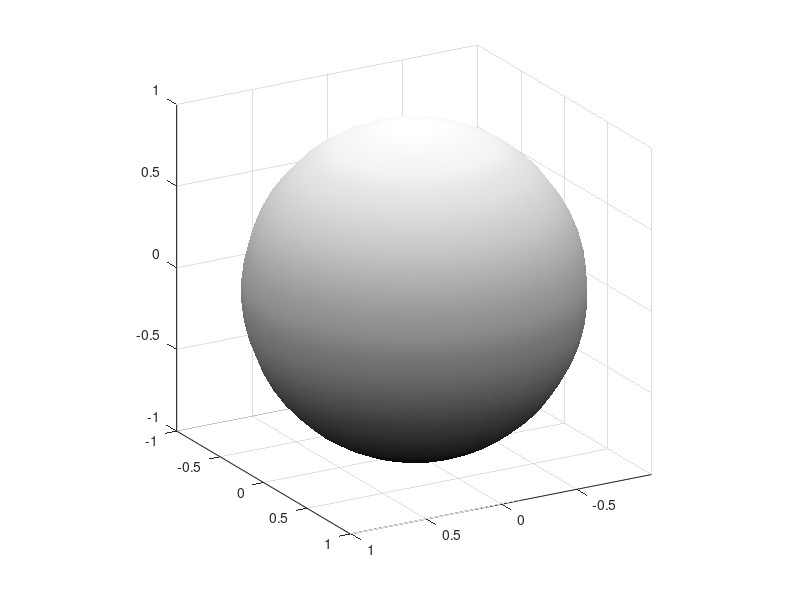

This chart was generated by the following MATLAB code: (Note: this script raises an error after producing the figure.)
clear all; close all; clc;

om=1;
T=2*pi/om;

N0=1E5;
N10=N0/4; N20=N0/2;
tau1=T/4; tau2=T/2;
beta10=tau1; beta20=tau2;
phi1=0; phi2=pi/2;

E00=1;
E0_vec=[0.8:0.001:0.9].*E00.'; 
delta=0;

figure;
sphere(25); view(150,20);
set(gcf,'color','w');
axis equal;
shading interp; colormap gray; alpha 0.25; 
line([-1 1],[0 0],[0 0],'LineWidth',1,'Color',[0 0 0]);
line([0 0],[-1 1],[0 0],'LineWidth',1,'Color',[0 0 0]);
line([0 0],[0 0],[-1 1],'LineWidth',1,'Color',[0 0 0]);
xlabel('$x$','interpreter','latex','fontsize',20,'position',[1.1 0 0]);
ylabel('$y$','interpreter','latex','fontsize',20,'position',[0 1.1 0]);
zlabel('$z$','interpreter','latex','fontsize',20,'position',[0 0 1.1]); h=gca; h.ZAxis.Label.Rotation=0;
hold on;

theta_aux1=linspace(0,2*pi,100);
x1=cos(theta_aux1);
z1=sin(theta_aux1);
y1=zeros(size(theta_aux1));

theta_aux2=pi/2;
x2=cos(theta_aux1)*sin(theta_aux2);
y2=sin(theta_aux1)*sin(theta_aux2);
z2=cos(theta_aux2)*ones(size(theta_aux1));

theta_aux3=pi/2;
x3=cos(theta_aux3)*ones(size(theta_aux1));
y3=cos(theta_aux1)*sin(theta_aux3);
z3=sin(theta_aux1)*sin(theta_aux3);

plot3(x1,y1,z1,'--k','Color',[0.5 0.5 0.5]); hold on;
plot3(x2,y2,z2,'--k','Color',[0.5 0.5 0.5]); hold on;
plot3(x3,y3,z3,'--k','Color',[0.5 0.5 0.5]); hold on;

N_vec=zeros(length(E0_vec),1); 
Nmax_factor=sqrt((delta.^2+(max(E0_vec)).^2)./(E00.^2));
N_max=round(N0.*Nmax_factor);
Nmin_factor=sqrt((delta.^2+(min(E0_vec)).^2)./(E00.^2));
N_min=round(N0.*Nmin_factor);

ti=0;
dt=1/N_max;
tf=1-dt;
t=[0:dt:tf];

N1_min=N_min/4;
N2_min=N_min/2;
N1_max=N_max/4;
N2_max=N_max/2;

X=NaN.*zeros(length(E0_vec),N_max);
Y=NaN.*zeros(length(E0_vec),N_max);
Z=NaN.*zeros(length(E0_vec),N_max);
Energy=NaN.*zeros(length(E0_vec),N_max);

theta_vec=zeros(length(E0_vec),1);
beta1_vec=zeros(length(E0_vec),1);
beta2_vec=zeros(length(E0_vec),1);

N1_vec=zeros(length(E0_vec),1);
N2_vec=zeros(length(E0_vec),1);


for d=1:length(E0_vec)
    d
E0=E0_vec(d);

N1=round(N10.*sqrt((E0.^2+delta.^2)./(E00.^2)));
N2=round(N20.*sqrt((E0.^2+delta.^2)./(E00.^2)));

N=N1+N2+N1;
N_vec(d)=N;
N1_vec(d)=N1;
N2_vec(d)=N2;

td=linspace(0,2*pi,N);
V=-(E0/2).*(exp(-1i.*phi1).*(td>=ti).*(td<=tau1)+exp(-1i.*phi2).*(td>tau1).*(td<=(tau1+tau2))+exp(-1i.*phi1).*(td>(tau1+tau2)).*(td<=(tau1+tau2+tau1)));
Omega_x=V+conj(V);
Omega_y=1i.*(V-conj(V));
Omega_z=delta;

beta1=beta10.*sqrt((E0.^2+delta.^2)./(E00.^2));
beta2=beta20.*sqrt((E0.^2+delta.^2)./(E00.^2));
beta1_vec(d)=beta1;
beta2_vec(d)=beta2;

theta=atan2(E0,delta);
theta_vec(d)=theta;

nx1=sin(theta).*cos(phi1);
ny1=sin(theta).*sin(phi1);
nz1=cos(theta);
K1=[0,-nz1,ny1;nz1,0,-nx1;-ny1,nx1,0];

nx2=sin(theta).*cos(phi2);
ny2=sin(theta).*sin(phi2);
nz2=cos(theta);
K2=[0,-nz2,ny2;nz2,0,-nx2;-ny2,nx2,0];

Rx_90=expm(-(beta1./N1).*K1);
Ry_180=expm(-(beta2./N2).*K2);

r=zeros(3,N);

a0=0; b0=sqrt(1-abs(a0).^2);
% r(:,1)=[2.*a0.*b0,0,abs(b0).^2-abs(a0).^2].';
r(:,1)=[conj(a0).*b0+conj(b0).*a0,1i.*(conj(a0).*b0-a0.*conj(b0)),abs(b0).^2-abs(a0).^2].';

for f=1:N1
r(:,f+1)=Rx_90*r(:,f);
end

for f=N1:(N1+N2)
r(:,f+1)=Ry_180*r(:,f);
end

for f=(N1+N2):(N1+N2+N1)-1
r(:,f+1)=Rx_90*r(:,f);
end

xt=r(1,:); yt=r(2,:); zt=r(3,:);
Energy(d,1:N)=Omega_x.*xt+Omega_y.*yt+Omega_z.*zt;

X(d,1:N)=xt;
Y(d,1:N)=yt;
Z(d,1:N)=zt;

clear r;

end

Eta=Z;
Phi=atan2(Y,X);
%%
x_initial=X(sub2ind(size(X),(1:length(E0_vec)).',N1_vec));
y_initial=Y(sub2ind(size(Y),(1:length(E0_vec)).',N1_vec));
z_initial=Z(sub2ind(size(Z),(1:length(E0_vec)).',N1_vec));

eta_initial=Eta(sub2ind(size(Eta),(1:length(E0_vec)).',N1_vec));
phi_initial=Phi(sub2ind(size(Phi),(1:length(E0_vec)).',N1_vec));

x_final=X(sub2ind(size(X),(1:length(E0_vec)).',N_vec));
y_final=Y(sub2ind(size(Y),(1:length(E0_vec)).',N_vec));
z_final=Z(sub2ind(size(Z),(1:length(E0_vec)).',N_vec));

eta_final=Eta(sub2ind(size(Eta),(1:length(E0_vec)).',N_vec));
phi_final=Phi(sub2ind(size(Phi),(1:length(E0_vec)).',N_vec));

% plot3(X,Y,Z,'.k','MarkerSize',0.5);
% hold on;
% plot3(x_initial,y_initial,z_initial,'.c','MarkerSize',10);
% hold on;
% plot3(x_final,y_final,z_final,'.m','MarkerSize',10);
% drawnow;
%%
M11=zeros(length(E0_vec),N_max-N1_max);
M12=zeros(length(E0_vec),N_max-N1_max);
M21=zeros(length(E0_vec),N_max-N1_max);
M22=zeros(length(E0_vec),N_max-N1_max);
lambda1=zeros(length(E0_vec),N_max-N1_max);
lambda2=zeros(length(E0_vec),N_max-N1_max);
DetM=zeros(length(E0_vec),N_max-N1_max);

for s=1:(N_max-N1_max)
s

x_initial=X(sub2ind(size(X),(1:length(E0_vec)).',N1_vec+s));
y_initial=Y(sub2ind(size(Y),(1:length(E0_vec)).',N1_vec+s));
z_initial=Z(sub2ind(size(Z),(1:length(E0_vec)).',N1_vec+s));

% width(s)=sum((1/length(E0_vec)).*((x_initial-x_initial(51)).^2+(y_initial-y_initial(51)).^2+(z_initial-z_initial(51)).^2));
% % width(s)=(max(x_initial)-min(x_initial)).^2+(max(y_initial)-min(y_initial)).^2+(max(z_initial)-min(z_initial)).^2
width(s)=sqrt((1./length(E0_vec)).*sum((x_initial-mean(x_initial)).^2+(y_initial-mean(y_initial)).^2+(z_initial-mean(z_initial)).^2));

% eta_initial=z_initial;
% phi_initial=atan2(y_initial,x_initial);

% plot(phi_initial,eta_initial,'.k','MarkerSize',20);
% drawnow;
% BW=getframe(gcf);
% BW=BW.cdata(:,:,1);
% Area(s)=bwarea(BW);

% M11(:,s)=gradient(eta_final)./gradient(eta_initial);
% M12(:,s)=gradient(eta_final)./gradient(phi_initial);
% M21(:,s)=gradient(phi_final)./gradient(eta_initial);
% M22(:,s)=gradient(phi_final)./gradient(phi_initial);
 
% for d=1:length(E0_vec)
% J=[M11(d,s),M12(d,s);M21(d,s),M22(d,s)];
% lambda=eig(J);
% lambda1(d,s)=lambda(1);
% lambda2(d,s)=lambda(2);
% end
% 
% DetM(:,s)=M11(:,s).*M22(:,s)-M12(:,s).*M21(:,s);

% set(gcf,'color','w');
% plot(E0_vec,M11(:,s),'r',E0_vec,M22(:,s),'b',E0_vec,M11(:,s).*M22(:,s),'k','LineWidth',2);
% xlabel('$\mathcal{E}_{0}$','interpreter','latex','fontsize',20);
% legend('$\frac{\partial\eta_{f}}{\partial\eta_{i}}$','$\frac{\partial\phi_{f}}{\partial\phi_{i}}$','$\frac{\partial\eta_{f}}{\partial\eta_{i}}\frac{\partial\phi_{f}}{\partial\phi_{i}}$','interpreter','latex','fontsize',14);
% drawnow;
end


%%
vidfile=VideoWriter('Bloch_RF_Levitt_field_ih_stability_matrix_190325.mp4','MPEG-4');
vidfile.FrameRate=10;
open(vidfile);
figure;
set(gcf,'color','w');

figure;
set(gcf,'color','w','units','normalized','outerposition',[0 0 1 1]);

for s=1:100:(N_max-N1_max)
sgtitle(['$t=$',num2str(round(0.25+s/N,2)),'$T$'],'interpreter','latex','fontsize',20);
subplot(2,2,1);
plot(E0_vec,M11(:,s),'r');
xlabel('$\mathcal{E}_{0}$','interpreter','latex','fontsize',14);
ylabel('$\partial\eta_{f}/\partial\eta_{i}$','interpreter','latex','fontsize',14);
drawnow;
subplot(2,2,2);
plot(E0_vec,M12(:,s),'g');
xlabel('$\mathcal{E}_{0}$','interpreter','latex','fontsize',14);
ylabel('$\partial\eta_{f}/\partial\phi_{i}$','interpreter','latex','fontsize',14);
drawnow;
subplot(2,2,3);
plot(E0_vec,M21(:,s),'b');
xlabel('$\mathcal{E}_{0}$','interpreter','latex','fontsize',14);
ylabel('$\partial\phi_{f}/\partial\eta_{i}$','interpreter','latex','fontsize',14);
drawnow;
subplot(2,2,4);
plot(E0_vec,M22(:,s),'k');
xlabel('$\mathcal{E}_{0}$','interpreter','latex','fontsize',14);
ylabel('$\partial\phi_{f}/\partial\phi_{i}$','interpreter','latex','fontsize',14);
drawnow;
writeVideo(vidfile,getframe(gcf));

end
close(vidfile);



%%
figure; set(gcf,'color','w');
plot_ind=200;

for s=1:plot_ind:(N_max-N1_max)-plot_ind

eta_LM=Eta(sub2ind(size(Eta),(1:length(E0_vec)).',N1_vec+s-1));
phi_LM=Phi(sub2ind(size(Phi),(1:length(E0_vec)).',N1_vec+s-1));

eta_LM_next=Eta(sub2ind(size(Eta),(1:length(E0_vec)).',N1_vec+s-1+plot_ind));
phi_LM_next=Phi(sub2ind(size(Phi),(1:length(E0_vec)).',N1_vec+s-1+plot_ind));

plot(phi_LM,eta_LM,'color',[0.7 0.7 0.7]);
hold on;
plot(phi_LM_next,eta_LM_next,'k');
xlabel('$\phi$','interpreter','latex','fontsize',20);
ylabel('$\eta$','interpreter','latex','fontsize',20)
title(['$t=$',num2str(round(0.25+s/N,2)),'$T$'],'interpreter','latex','fontsize',20);
axis([1.5 3 -1.1 0.4]);
drawnow; hold on;

end


%%
load Bloch_RF_Levitt_field_ih_histogram_eta_A_190325.mat;
load Bloch_RF_Levitt_field_ih_histogram_eta_B_190325.mat;

time_unit=round((N_vec-N1_vec)/100);
etaAi=EtaA(sub2ind(size(Eta),(1:length(E0_vec)).',N1_vec));
etaBi=EtaB(sub2ind(size(Eta),(1:length(E0_vec)).',N1_vec));

% figure; set(gcf,'color','w');
% vidfile=VideoWriter('Bloch_RF_Levitt_field_ih_histogram_eta_eta_190325.mp4','MPEG-4');
% vidfile.FrameRate=10;
% open(vidfile);

for s=1:101
etaAf=EtaA(sub2ind(size(Eta),(1:length(E0_vec)).',N1_vec+(s-1).*time_unit));
etaBf=EtaB(sub2ind(size(Eta),(1:length(E0_vec)).',N1_vec+(s-1).*time_unit));
Q=(etaBf-etaAf)./(etaBi-etaAi);
range(s)=max(Q)-min(Q);
% histogram(abs(Q),20,'facecolor','b');
% xlabel('$|\langle\partial\eta_{f}/\partial\eta_{i}\rangle|$','interpreter','latex','fontsize',20);
% ylabel('$N$','interpreter','latex','fontsize',20);
% title(['$t=$',num2str(0.25+(s-1).*0.0075),'$T$'],'interpreter','latex','fontsize',20);
% drawnow;
% writeVideo(vidfile,getframe(gcf));
end
% close(vidfile);


figure; set(gcf,'color','w');
etaAi=EtaA(sub2ind(size(Eta),(1:length(E0_vec)).',N_vec/4));
etaBi=EtaB(sub2ind(size(Eta),(1:length(E0_vec)).',N_vec/4));
etaAf=EtaA(sub2ind(size(Eta),(1:length(E0_vec)).',N_vec/4));
etaBf=EtaB(sub2ind(size(Eta),(1:length(E0_vec)).',N_vec/4));
Q1a=(etaBf-etaAf)./(etaBi-etaAi);

subplot(2,4,1);
histogram(abs(Q1a),20,'facecolor','b');
xlabel('$|\langle\partial\eta_{f}/\partial\eta_{i}\rangle|$','interpreter','latex','fontsize',20);
ylabel('$N$','interpreter','latex','fontsize',20);
xlim([-200 6400]);
title('$t_{f}=T/4$','interpreter','latex','fontsize',20);
drawnow;

etaAi=EtaA(sub2ind(size(Eta),(1:length(E0_vec)).',N_vec/4));
etaBi=EtaB(sub2ind(size(Eta),(1:length(E0_vec)).',N_vec/4));
etaAf=EtaA(sub2ind(size(Eta),(1:length(E0_vec)).',round(3*N_vec/8)));
etaBf=EtaB(sub2ind(size(Eta),(1:length(E0_vec)).',round(3*N_vec/8)));
Q2a=(etaBf-etaAf)./(etaBi-etaAi);

subplot(2,4,2);
histogram(abs(Q2a),20,'facecolor','b');
xlabel('$|\langle\partial\eta_{f}/\partial\eta_{i}\rangle|$','interpreter','latex','fontsize',20);
ylabel('$N$','interpreter','latex','fontsize',20);
xlim([-200 6400]);
title('$t_{f}=3T/8$','interpreter','latex','fontsize',20);
drawnow;

etaAi=EtaA(sub2ind(size(Eta),(1:length(E0_vec)).',N_vec/4));
etaBi=EtaB(sub2ind(size(Eta),(1:length(E0_vec)).',N_vec/4));
etaAf=EtaA(sub2ind(size(Eta),(1:length(E0_vec)).',N_vec/2));
etaBf=EtaB(sub2ind(size(Eta),(1:length(E0_vec)).',N_vec/2));
Q3=(etaBf-etaAf)./(etaBi-etaAi);

subplot(2,4,3);
histogram(abs(Q3),20,'facecolor','b');
xlabel('$|\langle\partial\eta_{f}/\partial\eta_{i}\rangle|$','interpreter','latex','fontsize',20);
ylabel('$N$','interpreter','latex','fontsize',20);
xlim([-200 6400]);
title('$t_{f}=T/2$','interpreter','latex','fontsize',20);
drawnow;

etaAi=EtaA(sub2ind(size(Eta),(1:length(E0_vec)).',N_vec/4));
etaBi=EtaB(sub2ind(size(Eta),(1:length(E0_vec)).',N_vec/4));
etaAf=EtaA(sub2ind(size(Eta),(1:length(E0_vec)).',round(5*N_vec/8)));
etaBf=EtaB(sub2ind(size(Eta),(1:length(E0_vec)).',round(5*N_vec/8)));
Q4=(etaBf-etaAf)./(etaBi-etaAi);

subplot(2,4,4);
histogram(abs(Q4),20,'facecolor','b');
xlabel('$|\langle\partial\eta_{f}/\partial\eta_{i}\rangle|$','interpreter','latex','fontsize',20);
ylabel('$N$','interpreter','latex','fontsize',20);
xlim([-200 6400]);
title('$t_{f}=5T/8$','interpreter','latex','fontsize',20);
drawnow;

etaAi=EtaA(sub2ind(size(Eta),(1:length(E0_vec)).',N_vec/4));
etaBi=EtaB(sub2ind(size(Eta),(1:length(E0_vec)).',N_vec/4));
etaAf=EtaA(sub2ind(size(Eta),(1:length(E0_vec)).',3*N_vec/4));
etaBf=EtaB(sub2ind(size(Eta),(1:length(E0_vec)).',3*N_vec/4));
Q5=(etaBf-etaAf)./(etaBi-etaAi);

subplot(2,4,5);
histogram(abs(Q5),20,'facecolor','b');
xlabel('$|\langle\partial\eta_{f}/\partial\eta_{i}\rangle|$','interpreter','latex','fontsize',20);
ylabel('$N$','interpreter','latex','fontsize',20);
xlim([-200 6400]);
title('$t_{f}=3T/4$','interpreter','latex','fontsize',20);
drawnow;

etaAi=EtaA(sub2ind(size(Eta),(1:length(E0_vec)).',N_vec/4));
etaBi=EtaB(sub2ind(size(Eta),(1:length(E0_vec)).',N_vec/4));
etaAf=EtaA(sub2ind(size(Eta),(1:length(E0_vec)).',round(7*N_vec/8)));
etaBf=EtaB(sub2ind(size(Eta),(1:length(E0_vec)).',round(7*N_vec/8)));
Q6=(etaBf-etaAf)./(etaBi-etaAi);

subplot(2,4,6);
histogram(abs(Q6),20,'facecolor','b');
xlabel('$|\langle\partial\eta_{f}/\partial\eta_{i}\rangle|$','interpreter','latex','fontsize',20);
ylabel('$N$','interpreter','latex','fontsize',20);
xlim([-200 6400]);
title('$t_{f}=7T/8$','interpreter','latex','fontsize',20);
drawnow;

etaAi=EtaA(sub2ind(size(Eta),(1:length(E0_vec)).',N_vec/4));
etaBi=EtaB(sub2ind(size(Eta),(1:length(E0_vec)).',N_vec/4));
etaAf=EtaA(sub2ind(size(Eta),(1:length(E0_vec)).',N_vec));
etaBf=EtaB(sub2ind(size(Eta),(1:length(E0_vec)).',N_vec));
Q7=(etaBf-etaAf)./(etaBi-etaAi);

subplot(2,4,7);
histogram(abs(Q7),20,'facecolor','b');
xlabel('$|\langle\partial\eta_{f}/\partial\eta_{i}\rangle|$','interpreter','latex','fontsize',20);
ylabel('$N$','interpreter','latex','fontsize',20);
xlim([-200 6400]);
title('$t_{f}=T$','interpreter','latex','fontsize',20);
drawnow;

subplot(2,4,8)
plot(linspace(0.25,1,length(range)),range,'.-k');
xlabel('$t_{f}/T$','interpreter','latex','fontsize',20);
ylabel('$h_{\eta}(t_{f})$','interpreter','latex','fontsize',20);

%%
load Bloch_RF_Levitt_field_ih_histogram_phi_A_190325.mat;
load Bloch_RF_Levitt_field_ih_histogram_phi_B_190325.mat;

time_unit=round((N_vec-N1_vec)/100);
phiAi=PhiA(sub2ind(size(Phi),(1:length(E0_vec)).',N1_vec));
phiBi=PhiB(sub2ind(size(Phi),(1:length(E0_vec)).',N1_vec));

% figure; set(gcf,'color','w');
% vidfile=VideoWriter('Bloch_RF_Levitt_field_ih_histogram_phi_phi_190325.mp4','MPEG-4');
% vidfile.FrameRate=10;
% open(vidfile);

for s=1:101
phiAf=PhiA(sub2ind(size(Phi),(1:length(E0_vec)).',N1_vec+(s-1).*time_unit));
phiBf=PhiB(sub2ind(size(Phi),(1:length(E0_vec)).',N1_vec+(s-1).*time_unit));
Q=(phiBf-phiAf)./(phiBi-phiAi);
range(s)=max(Q)-min(Q);
% histogram(abs(Q),20,'facecolor','b');
% xlabel('$|\langle\partial\phi_{f}/\partial\phi_{i}\rangle|$','interpreter','latex','fontsize',20);
% ylabel('$N$','interpreter','latex','fontsize',20);
% title(['$t=$',num2str(0.25+(s-1).*0.0075),'$T$'],'interpreter','latex','fontsize',20);
% drawnow;
% writeVideo(vidfile,getframe(gcf));
end
% close(vidfile);

figure; set(gcf,'color','w');
phiAi=PhiA(sub2ind(size(Phi),(1:length(E0_vec)).',N_vec/4));
phiBi=PhiB(sub2ind(size(Phi),(1:length(E0_vec)).',N_vec/4));
phiAf=PhiA(sub2ind(size(Phi),(1:length(E0_vec)).',N_vec/4));
phiBf=PhiB(sub2ind(size(Phi),(1:length(E0_vec)).',N_vec/4));
Q1a=(phiBf-phiAf)./(phiBi-phiAi);

subplot(2,4,1);
histogram(abs(Q1a),20,'facecolor','b');
xlabel('$|\langle\partial\phi_{f}/\partial\phi_{i}\rangle|$','interpreter','latex','fontsize',20);
ylabel('$N$','interpreter','latex','fontsize',20);
xlim([-1E4 4E5]);
title('$t_{f}=T/4$','interpreter','latex','fontsize',20);
drawnow;

phiAi=PhiA(sub2ind(size(Phi),(1:length(E0_vec)).',N_vec/4));
phiBi=PhiB(sub2ind(size(Phi),(1:length(E0_vec)).',N_vec/4));
phiAf=PhiA(sub2ind(size(Phi),(1:length(E0_vec)).',round(3*N_vec/8)));
phiBf=PhiB(sub2ind(size(Phi),(1:length(E0_vec)).',round(3*N_vec/8)));
Q2a=(phiBf-phiAf)./(phiBi-phiAi);

subplot(2,4,2);
histogram(abs(Q2a),20,'facecolor','b');
xlabel('$|\langle\partial\phi_{f}/\partial\phi_{i}\rangle|$','interpreter','latex','fontsize',20);
ylabel('$N$','interpreter','latex','fontsize',20);
xlim([-1E4 4E5]);
title('$t_{f}=3T/8$','interpreter','latex','fontsize',20);
drawnow;

phiAi=PhiA(sub2ind(size(Phi),(1:length(E0_vec)).',N_vec/4));
phiBi=PhiB(sub2ind(size(Phi),(1:length(E0_vec)).',N_vec/4));
phiAf=PhiA(sub2ind(size(Phi),(1:length(E0_vec)).',N_vec/2));
phiBf=PhiB(sub2ind(size(Phi),(1:length(E0_vec)).',N_vec/2));
Q3=(phiBf-phiAf)./(phiBi-phiAi);

subplot(2,4,3);
histogram(abs(Q3),20,'facecolor','b');
xlabel('$|\langle\partial\phi_{f}/\partial\phi_{i}\rangle|$','interpreter','latex','fontsize',20);
ylabel('$N$','interpreter','latex','fontsize',20);
xlim([-1E4 4E5]);
title('$t_{f}=T/2$','interpreter','latex','fontsize',20);
drawnow;

phiAi=PhiA(sub2ind(size(Phi),(1:length(E0_vec)).',N_vec/4));
phiBi=PhiB(sub2ind(size(Phi),(1:length(E0_vec)).',N_vec/4));
phiAf=PhiA(sub2ind(size(Phi),(1:length(E0_vec)).',round(5*N_vec/8)));
phiBf=PhiB(sub2ind(size(Phi),(1:length(E0_vec)).',round(5*N_vec/8)));
Q4=(phiBf-phiAf)./(phiBi-phiAi);

subplot(2,4,4);
histogram(abs(Q4),20,'facecolor','b');
xlabel('$|\langle\partial\phi_{f}/\partial\phi_{i}\rangle|$','interpreter','latex','fontsize',20);
ylabel('$N$','interpreter','latex','fontsize',20);
xlim([-1E4 4E5]);
title('$t_{f}=5T/8$','interpreter','latex','fontsize',20);
drawnow;

phiAi=PhiA(sub2ind(size(Phi),(1:length(E0_vec)).',N_vec/4));
phiBi=PhiB(sub2ind(size(Phi),(1:length(E0_vec)).',N_vec/4));
phiAf=PhiA(sub2ind(size(Phi),(1:length(E0_vec)).',3*N_vec/4));
phiBf=PhiB(sub2ind(size(Phi),(1:length(E0_vec)).',3*N_vec/4));
Q5=(phiBf-phiAf)./(phiBi-phiAi);

subplot(2,4,5);
histogram(abs(Q5),20,'facecolor','b');
xlabel('$|\langle\partial\phi_{f}/\partial\phi_{i}\rangle|$','interpreter','latex','fontsize',20);
ylabel('$N$','interpreter','latex','fontsize',20);
xlim([-1E4 4E5]);
title('$t_{f}=3T/4$','interpreter','latex','fontsize',20);
drawnow;

phiAi=PhiA(sub2ind(size(Phi),(1:length(E0_vec)).',N_vec/4));
phiBi=PhiB(sub2ind(size(Phi),(1:length(E0_vec)).',N_vec/4));
phiAf=PhiA(sub2ind(size(Phi),(1:length(E0_vec)).',round(7*N_vec/8)));
phiBf=PhiB(sub2ind(size(Phi),(1:length(E0_vec)).',round(7*N_vec/8)));
Q6=(phiBf-phiAf)./(phiBi-phiAi);

subplot(2,4,6);
histogram(abs(Q6),20,'facecolor','b');
xlabel('$|\langle\partial\phi_{f}/\partial\phi_{i}\rangle|$','interpreter','latex','fontsize',20);
ylabel('$N$','interpreter','latex','fontsize',20);
xlim([-1E4 4E5]);
title('$t_{f}=7T/8$','interpreter','latex','fontsize',20);
drawnow;

phiAi=PhiA(sub2ind(size(Phi),(1:length(E0_vec)).',N_vec/4));
phiBi=PhiB(sub2ind(size(Phi),(1:length(E0_vec)).',N_vec/4));
phiAf=PhiA(sub2ind(size(Phi),(1:length(E0_vec)).',N_vec));
phiBf=PhiB(sub2ind(size(Phi),(1:length(E0_vec)).',N_vec));
Q7=(phiBf-phiAf)./(phiBi-phiAi);

subplot(2,4,7);
histogram(abs(Q7),20,'facecolor','b');
xlabel('$|\langle\partial\phi_{f}/\partial\phi_{i}\rangle|$','interpreter','latex','fontsize',20);
ylabel('$N$','interpreter','latex','fontsize',20);
xlim([-1E4 4E5]);
title('$t_{f}=T$','interpreter','latex','fontsize',20);
drawnow;

subplot(2,4,8);
plot(linspace(0.25,1,length(range)),range,'.-k');
xlabel('$t_{f}/T$','interpreter','latex','fontsize',20);
ylabel('$h_{\phi}(t_{f})$','interpreter','latex','fontsize',20);


%%
load Bloch_RF_Levitt_field_ih_histogram_eta_A_190325.mat;
load Bloch_RF_Levitt_field_ih_histogram_eta_B_190325.mat;
load Bloch_RF_Levitt_field_ih_histogram_phi_A_190325.mat;
load Bloch_RF_Levitt_field_ih_histogram_phi_B_190325.mat;

time_unit=round((N_vec-N1_vec)/100);

etaAi=EtaA(sub2ind(size(Eta),(1:length(E0_vec)).',N1_vec));
etaBi=EtaB(sub2ind(size(Eta),(1:length(E0_vec)).',N1_vec));
etacAi=EtacA(sub2ind(size(Eta),(1:length(E0_vec)).',N1_vec));
etacBi=EtacB(sub2ind(size(Eta),(1:length(E0_vec)).',N1_vec));

phiAi=PhiA(sub2ind(size(Phi),(1:length(E0_vec)).',N1_vec));
phiBi=PhiB(sub2ind(size(Phi),(1:length(E0_vec)).',N1_vec));
phicAi=PhicA(sub2ind(size(Phi),(1:length(E0_vec)).',N1_vec));
phicBi=PhicB(sub2ind(size(Phi),(1:length(E0_vec)).',N1_vec));
%%
for s=1:101
etaAf=EtaA(sub2ind(size(Eta),(1:length(E0_vec)).',N1_vec+(s-1).*time_unit));
etaBf=EtaB(sub2ind(size(Eta),(1:length(E0_vec)).',N1_vec+(s-1).*time_unit));

phiAf=PhiA(sub2ind(size(Phi),(1:length(E0_vec)).',N1_vec+(s-1).*time_unit));
phiBf=PhiB(sub2ind(size(Phi),(1:length(E0_vec)).',N1_vec+(s-1).*time_unit));

Q11=(((etaBf-etaAf)./(etaBi-etaAi)));
Q12=(((etaBf-etaAf)./(phicBi-phicAi)));
Q21=(((phiBf-phiAf)./(etacBi-etacAi)));
Q22=(((phiBf-phiAf)./(phiBi-phiAi)));

DetQ(:,s)=Q11.*Q22-Q12.*Q21;
drawnow;
end

%%
S=300;
time_unit=round((N_vec-N1_vec)./S);
width=zeros(S,1);

for s=1:S
x_initial=X(sub2ind(size(X),(1:length(E0_vec)).',N1_vec+s.*time_unit));
y_initial=Y(sub2ind(size(Y),(1:length(E0_vec)).',N1_vec+s.*time_unit));
z_initial=Z(sub2ind(size(Z),(1:length(E0_vec)).',N1_vec+s.*time_unit));

width(s)=sqrt((1./length(E0_vec)).*sum((x_initial-mean(x_initial)).^2+(y_initial-mean(y_initial)).^2+(z_initial-mean(z_initial)).^2));
end

% figure;
% set(gcf,'color','w');
% plot(linspace(0.25,1,length(width)),width,'.-k'); xlim([0.25 1]); ylim([0 0.1]);
% xlabel('$t/T$','interpreter','latex','fontsize',20);
% ylabel('$\sigma(t)$','interpreter','latex','fontsize',20);

width_after=width;
clear width;

S=S/3;
width=zeros(S,1);
time_unit=round(N1_vec/S);

for s=1:S
x_initial=X(sub2ind(size(X),(1:length(E0_vec)).',N1_vec-(s-1).*time_unit));
y_initial=Y(sub2ind(size(Y),(1:length(E0_vec)).',N1_vec-(s-1).*time_unit));
z_initial=Z(sub2ind(size(Z),(1:length(E0_vec)).',N1_vec-(s-1).*time_unit));

width(s)=sqrt((1./length(E0_vec)).*sum((x_initial-mean(x_initial)).^2+(y_initial-mean(y_initial)).^2+(z_initial-mean(z_initial)).^2));
end

width_before=flip(width);

width_tot=[width_before;width_after];

figure;
set(gcf,'color','w');
plot(linspace(0,1,length(width_tot)),width_tot,'.-k'); xlim([0 1]); ylim([0 0.1]);
xlabel('$t/T$','interpreter','latex','fontsize',20);
ylabel('$\sigma(t)$','interpreter','latex','fontsize',20);

%%
Q_end=N0;
y_initial=Y(sub2ind(size(Y),(1:length(E0_vec)).',N1_vec));
z_initial=Z(sub2ind(size(Z),(1:length(E0_vec)).',N1_vec));

Q1a=zeros(length(E0_vec),length(E0_vec),Q_end/4);
Q1b=zeros(length(E0_vec),length(E0_vec),Q_end/2);
Q1c=zeros(length(E0_vec),length(E0_vec),Q_end/4);

Q2a=zeros(1,Q_end/4);
Q2b=zeros(1,Q_end/2);
Q2c=zeros(1,Q_end/4);

for i=1:length(E0_vec)
for k=1:length(E0_vec)
    [i,k]

for f=1:(Q_end/4)
Q1a(i,k,f)=E0_vec(k).*cos((E0_vec(i)+E0_vec(k)).*(f-1)./(2*pi));
end

for f=1:(Q_end/2)
Q1b(i,k,f)=E0_vec(k).*z_initial(i).*z_initial(k).*sin((E0_vec(i)+E0_vec(k)).*(f-251)./(2*pi));
end

for f=1:(Q_end/4)
Q1c(i,k,f)=E0_vec(k).*y_initial(i).*y_initial(k).*sin((E0_vec(i)-E0_vec(k)).*(f-751)./(2*pi));
end

end
end

for f=1:(Q_end/4)
Q2a(f)=-2./((length(E0_vec)).^3).*sum(sum(Q1a(:,:,f)));
Q2c(f)=-2./((length(E0_vec)).^3).*sum(sum(Q1c(:,:,f)));
end

for f=1:(Q_end/2)
Q2b(f)=-2./((length(E0_vec)).^3).*sum(sum(Q1b(:,:,f)));
end

Q2_tot=[Q2a,Q2b,Q2c];
% plot(linspace(0,1,Q_end),Q2_tot,'.b');

Q3a=sqrt(dt.*cumsum(abs(Q2a)));
Q3b=sqrt(Q3a(end)+dt.*cumsum(abs(Q2b))); qab=Q3b(1)-Q3a(end); Q3b_new=Q3b-qab;
Q3c=sqrt(Q3b(end)+dt.*cumsum(abs(Q2c))); qbc=Q3c(1)-Q3b_new(end); Q3c_new=Q3c-qbc;

Q3_tot=[Q3a,Q3b_new,Q3c_new];
plot(linspace(0,1,Q_end),Q3_tot,'.b');

